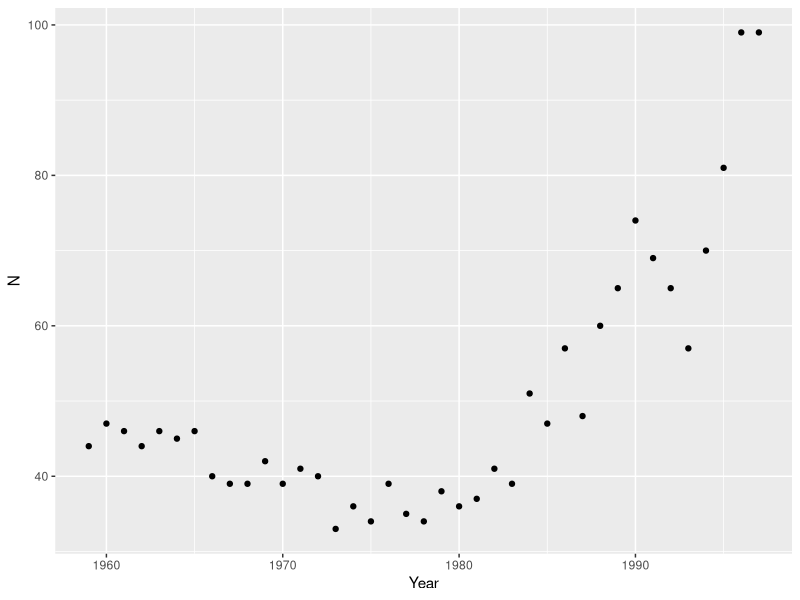
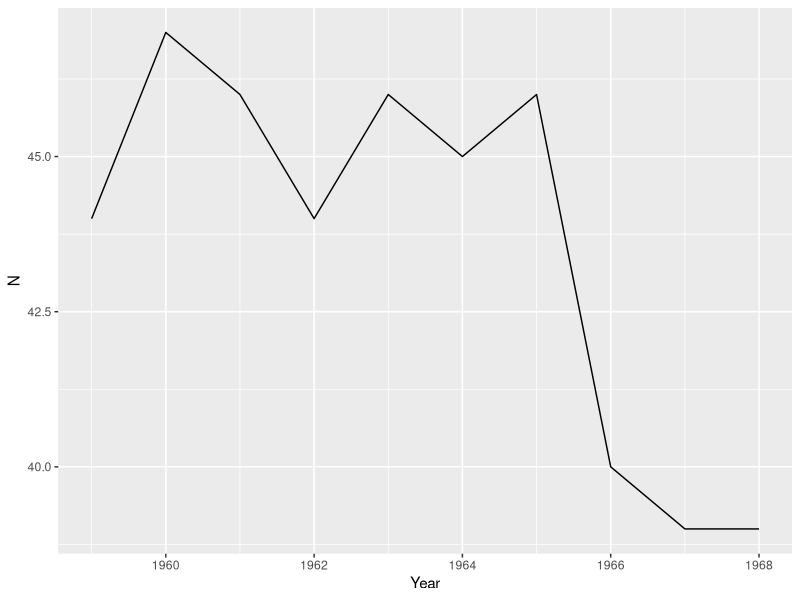
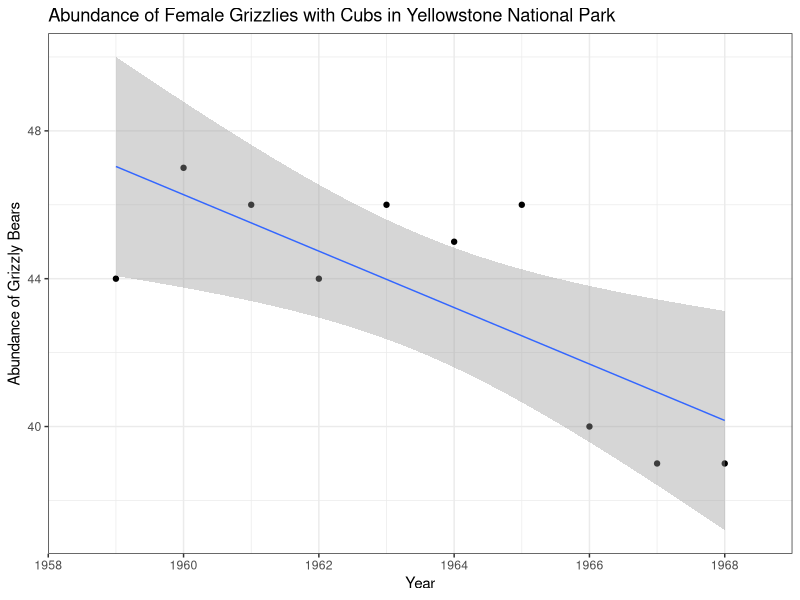
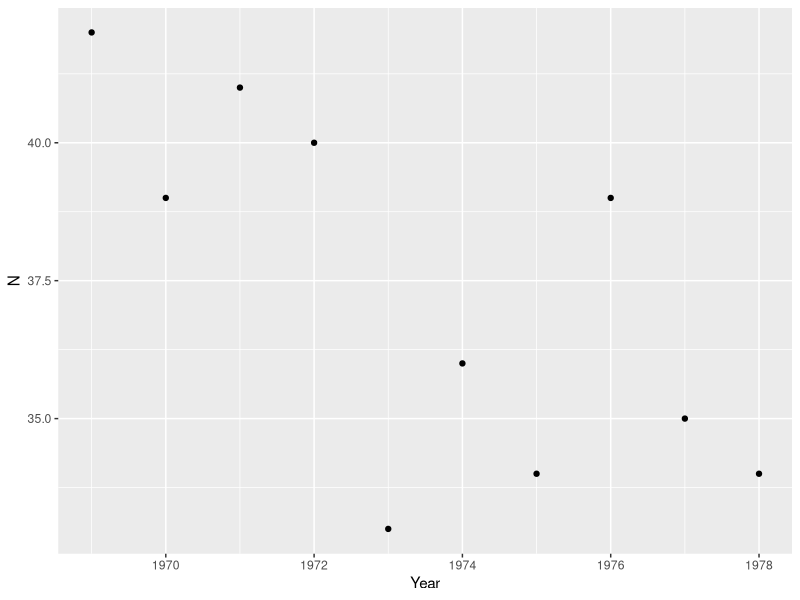
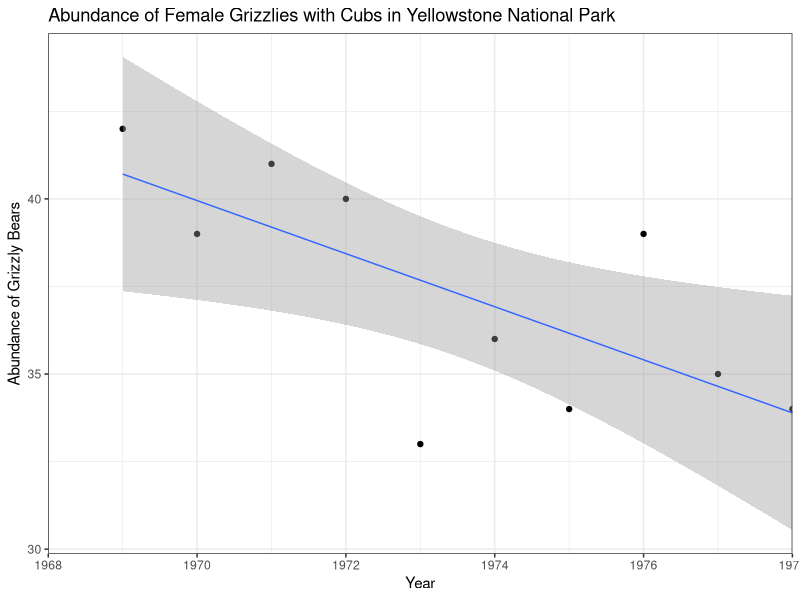
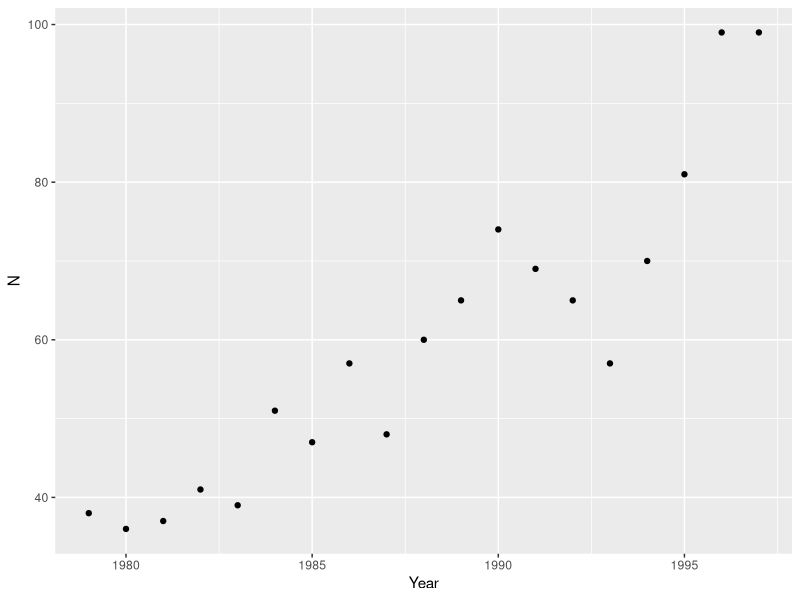
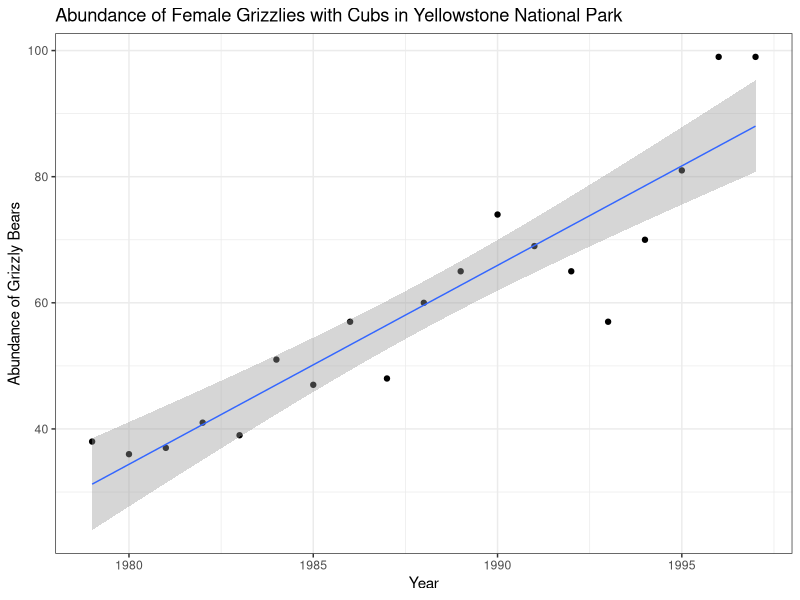

These figures' R source, in order:
## ---- chunk 1
knitr::opts_chunk$set(echo = TRUE, warning=FALSE, message=FALSE)
## ---- chunk 2

library(tidyverse)

## ---- chunk 3

grizzly <- read_csv("grizzlydata.csv")
swallenia2 <- read_csv("Swallenia (1).csv")

## ---- chunk 4

# A. Change in mean abundance from 2009 to 2010 using a two-sample t-test


swallenia_ttest <- t.test(swallenia2$count_2009, swallenia2$count_2010, var.equal = TRUE)

swallenia_ttest

# Null Hypothesis: There is no significant change in means between 2009 - 2010
# Altnerative Hypothesis: There is a significance change in means between 2009 - 2010

## If p-value is greater than 0.05 (alpha) then we accept the null. If it is less than 0.05 we reject the null. 


#### Results ####

#data:  swallenia2$count_2009 and swallenia2$count_2010
#t = -0.81791, df = 17.37, p-value = 0.423
#alternative hypothesis: true difference in means is not equal to 0
#95 percent confidence interval:
# -140.07803   62.16893
#sample estimates:
#mean of x mean of y 
# 61.90909 101.36364 

#### Answer ####

## For this analysis I chose 0.05 as my alpha value because this is a common standard that we have used in the past (e.g. Allison's class). The t-test resulted in a p-value of 0.4245. Based on this analysis, there was no significant change in mean abundance of Swallenia between 2009 and 2010, since this p-value was greater than 0.05. 

## ---- chunk 5

# B. Change in mean abundance using a PAIRED two sample t-test

swall_paired_ttest <- t.test(swallenia2$count_2009, swallenia2$count_2010, paired = TRUE)

swall_paired_ttest

# Null Hypothesis: There is no significant change in means between 2009 - 2010
# Altnerative Hypothesis: There is a significance change in means between 2009 - 2010

## If p-value is greater than 0.05 (alpha) then we accept the null. If it is less than 0.05 we reject the null. 


#### RESULTS ####

#data:  swallenia2$count_2009 and swallenia2$count_2010
#t = -2.4508, df = 10, p-value = 0.03421
#alternative hypothesis: true difference in means is not equal to 0
#95 percent confidence interval:
# -75.324830  -3.584261
#sample estimates:
#mean of the differences 
#              -39.45455 


# When conducting a two-sided paired t-test, the resulting p-value is 0.03421. This gives us enough evidence to reject the null hypothesis, meaning we have sufficient evidence to suggest that there is a significant difference in mean abundance between 2009 and 2010. The mean of the differences is -39.45, indicating that there was a decline in mean abudnace between the two years. 

## ---- chunk 6

# A. Did the grizzly population decline between 1959 - 1968? Use a linear regression? 

#Explore the data 
grizzlyplot <- ggplot (data = grizzly, aes(x = Year, y = N)) +
  geom_point()

grizzlyplot

# Pull out years 1959 - 1968
grizzly_68 <- grizzly %>% 
  filter(between(Year, 1959, 1968))

# Plot 1959 - 1968 
plot_68 <-   ggplot(data = grizzly_68, aes(x = Year, y = N)) +
  geom_line()

plot_68

# Do a linear regression to see if the population significantly declined between 1959 - 1968
grizzly_lm <- lm(N ~ Year, data = grizzly_68)
summary(grizzly_lm)

#### RESULTS ####

#Call:
#lm(formula = N ~ Year, data = grizzly68)

#Residuals:
#    Min      1Q  Median      3Q     Max 
#-3.0364 -1.5591 -0.1273  1.5182  3.5455 

#Coefficients:
#             Estimate Std. Error t value Pr(>|t|)  
#(Intercept) 1543.0000   472.9413   3.263   0.0115 *
#Year          -0.7636     0.2409  -3.170   0.0132 *
#---
#Signif. codes:  0 ‘***’ 0.001 ‘**’ 0.01 ‘*’ 0.05 ‘.’ 0.1 ‘ ’ 1

#Residual standard error: 2.188 on 8 degrees of freedom
#Multiple R-squared:  0.5568,	Adjusted R-squared:  0.5014 
#F-statistic: 10.05 on 1 and 8 DF,  p-value: 0.01319


#### EQUATION ####

# N (grizzlies) = 1543 - 0.7636(Year) 
# y = -0.7636 + 1543

#summary function
grizzly_lm_sum <- summary(grizzly_lm)
grizzly_lm_sum
# Standard Error = 2.188 
# P-value = 0.01319


grizzly_lm_tidy <- broom::tidy(grizzly_lm)
grizzly_lm_tidy

#### PLOT DATA ####
grizzly_68_plot <- ggplot(grizzly_68, aes(x = Year, y = N)) +
  geom_point() +
  geom_smooth(method = lm, se = T, size = 0.5) +
  theme_bw() +
  scale_x_continuous(expand = c(0,0), limits = c(1958, 1969)) +
  labs(x = "Year", y = "Abundance of Grizzly Bears") +
  ggtitle("Abundance of Female Grizzlies with Cubs in Yellowstone National Park")

grizzly_68_plot

## ---- chunk 7

### B. Did the population continue to decline from 1969 to 1978? Was the decline faster than the period prior to the dump closures? 

## Filter grizzly data for years 1969 - 1978

grizzly_78 <- grizzly %>% 
  filter(between(Year, 1969, 1978))

## Exploratory plot
grizzly_78_plot <- ggplot(data = grizzly_78, aes(x = Year, y = N)) +
  geom_point()
grizzly_78_plot
# Generally negative but many outliers


## Linear regression 
grizzly_78_lm <- lm(N ~ Year, data = grizzly_78)

grizzly_78_lm


## Explore model fit and significance
summary(grizzly_78_lm)

# Standard error = 2.469
# P-value = 0.02365

# Tidy results
grizzly_78_tidy <- broom::tidy(grizzly_78_lm)
grizzly_78_tidy


### RESULTS ###

# intercept = 1532.3758
# Year = - 0.7576
# Grizzly population = -0.7576 + 1532.3758



### PLOT ####

grizzly_78_finalplot <- ggplot(grizzly_78, aes(x = Year, y = N)) +
  geom_point() +
  geom_smooth(method = lm, se = T, size = 0.5) +
  theme_bw() +
  scale_x_continuous(expand = c(0,0), limits = c(1968, 1978)) +
  labs(x = "Year", y = "Abundance of Grizzly Bears") +
  ggtitle("Abundance of Female Grizzlies with Cubs in Yellowstone National Park")

grizzly_78_finalplot

## ---- chunk 8

# C. Did the population size continue to change after 1978? What was the direction and magnitude of the trend? 

# Filter data for 1979 - 1997

grizzly_97 <- grizzly %>% 
  filter(between(Year, 1979, 1997))

# Exploratory plot 
grizzly_97_plot <- ggplot(data = grizzly_97, aes(x = Year, y = N)) +
  geom_point()
grizzly_97_plot
# Positive 


## Linear regression 
grizzly_97_lm <- lm(N ~ Year, data = grizzly_97)

grizzly_97_lm


## Explore model fit and significance
summary(grizzly_97_lm)

# Standard error = 7.817
# P-value = 2.667e-08

# Tidy results
grizzly_97_tidy <- broom::tidy(grizzly_97_lm)
grizzly_97_tidy


### RESULTS ###

# intercept = -6211.2877
# Year = 3.15
# Grizzly population = 3.15 - 6211.2877


### PLOT ####

grizzly_97_finalplot <- ggplot(grizzly_97, aes(x = Year, y = N)) +
  geom_point() +
  geom_smooth(method = lm, se = T, size = 0.5) +
  theme_bw() +
  scale_x_continuous(expand = c(0,0), limits = c(1978, 1998)) +
  labs(x = "Year", y = "Abundance of Grizzly Bears") +
  ggtitle("Abundance of Female Grizzlies with Cubs in Yellowstone National Park")

grizzly_97_finalplot
